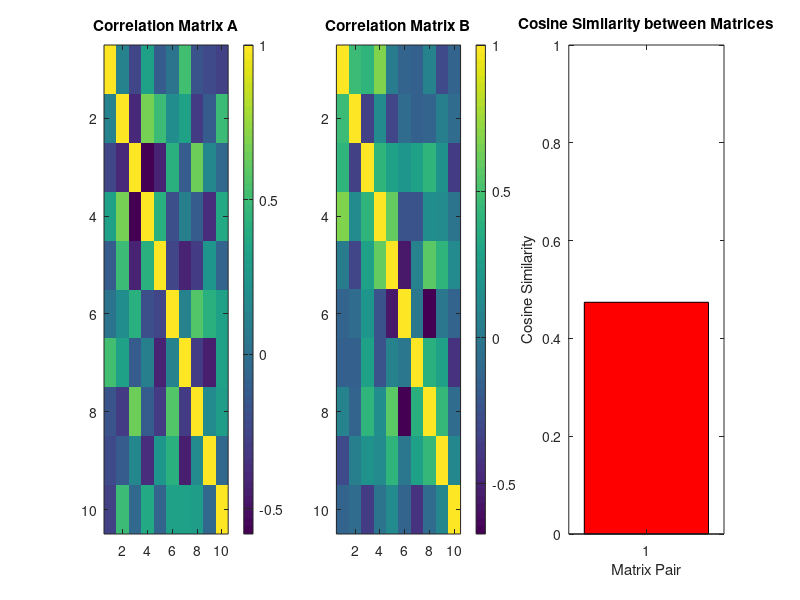

Recreate this plot in MATLAB. (Note: this script raises an error after producing the figure.)
% Step 1: Generate two random matrices
A = rand(10);  % Random matrix of size 10x10
B = rand(10);  % Another random matrix of size 10x10

% Convert them to correlation matrices
R1 = corrcoef(A);
R2 = corrcoef(B);

% Step 2: Flatten and calculate cosine similarity
flatR1 = R1(:);  % Flatten the matrix
flatR2 = R2(:);  % Flatten the matrix

cos_sim = dot(flatR1, flatR2) / (norm(flatR1) * norm(flatR2));

% Visualization
figure;

% Subplot 1: Heatmap of the first correlation matrix
subplot(1,3,1);
imagesc(R1);  % creates a heatmap from the first correlation matrix
title('Correlation Matrix A');
colorbar; % add colorbar for reference

% Subplot 2: Heatmap of the second correlation matrix
subplot(1,3,2);
imagesc(R2);  % creates a heatmap from the second correlation matrix
title('Correlation Matrix B');
colorbar; % add colorbar for reference

% Subplot 3: Bar graph showing the cosine similarity
subplot(1,3,3);
bar(1, cos_sim, 'r');  % Creates a red bar graph with one bar for cosine similarity
title('Cosine Similarity between Matrices');
xlabel('Matrix Pair');
ylabel('Cosine Similarity');
ylim([0 1]); % Assuming similarity will be between 0 and 1
text(1, cos_sim, num2str(cos_sim), 'vert', 'bottom', 'horiz', 'center');  % Displays the value on the bar
